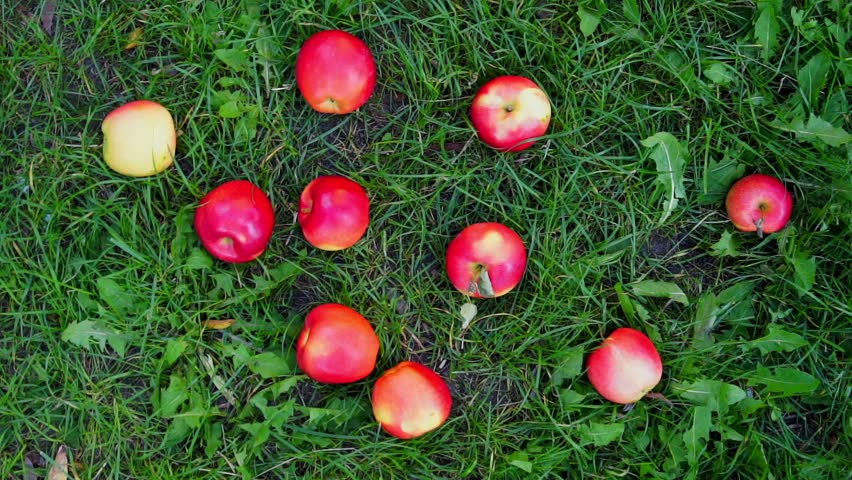
//> input picture MengHeeHang/Images/1.jpg, 852 x 480 px
$ ./mhh Images/1.jpg 3   (built with g++ and OpenCV 4)
//> lines starting //> are read from the running program, lines starting //| are printed output that depends on the picture; after the words box and inside, x2 and y2 are one past the last pixel; in counts of white or black regions, pixels touching at a corner belong together
#include <opencv2/opencv.hpp>
#include <iostream>
#include <cstdlib>

//Note: for K-Means algorithm in-depth theory, refer to the K-Mean algorithm.
//Meng-Hee-Heng algorithm: a better approach to K-Means.
//From the theory, the K-Means is an algorithm that, inputted with K possible cluster into the image
//choosen by the user, will find all this possible clusters and assign each pixel to every K cluster
//found into the image, by finding the convergenge of all the mean of the centroid of the clusters
//or when the iterations are finished.
//The big disadvantage of the K-Mean algorithm is that the user should choose the number of clusters.
//This could be good in the case of very few partition visibile through the image, but when the image
//itself starts to be more complicate, things get hard.
//The Meng-Hee-Heng K-Means algorithm, aims to that: finding all the possible cluster into the image,
//choosing by his steps who should be a cluster and who not.
//The process of the Meng-Hee-Heng algorithm could be approssimated to the following steps:
//1)We starts with only two cluster, X and Y, formed each by a single pixel (and this pixel is the centroid
//  of the new cluster formed) choosen by a criteria: the pixel that forms X and the pixel that forms Y
//  should be the most distant pixel (chromatically) from each other in the BGR space.
//2)We group all the pixel of the image into the new clusters formed, assigning a pixel to a cluster
//  by analyzing his distance from the centroid. If it's similar, then assign the pixel to that cluster.
//3)We now have all the pixels of the image belonging to some specific cluster. We now began the process
//  of finding new clusters: for each cluster, we take the most distant pixel from the centroid of the cluster
//  itself, let's call it Z, and his distance value: let's call that D, by analyzing all the distance of the pixel
//  from the centroid.
//4) Now, let q be the distance between each pair of cluster calculated by the distance from their centroid.
//   (So q is the average between each pair of distance)
//   If the distance D of the most far pixel into a cluster is > q/2, then the pixel Z forms a new cluster.
//5) If we find a new cluster we start again from step 2. The algorithm terminates when each distance D is
//   lower than q/2: and that have sense, because when D < q/2 we know for sure that the distance from a pixel
//   from his centroid is not so relevant to make a new cluster.

using namespace std;
using namespace cv;

//Class to take track of the total sum of the region: this will be useful to track the centroid value.
class Average3b {

	public:
	int b;
	int g;
	int r;

	Average3b() {;}
	Average3b(int b, int g, int r) {
		this->b = b;
		this->g = g;
		this->r = r;
	}

};


//Class that represent a cluster into our image. Into this cluster we store sensitive information such as the
//centroid of the cluster, the pixels vector that contains all the pixels belonging to a vector, the total sum
//of the region and the pixel number into that Cluster. We also store useful method to track the mean of the cluster.
class Cluster {

	public:
	int pixel_num;
	Average3b region_sum;
	Vec3b centroid;
	vector<Point> pixels;

	Cluster() {;}
	Cluster(Vec3b centroid, int x, int y) {
		//initially all is set to zero. It will be job of the function add pixel
		//and compute centroid to init the cluster.
		this->pixel_num = 0;
		this->centroid = Vec3b(0,0,0);
		this->region_sum = Average3b(0,0,0);
		add_pixel(centroid, x, y);
	}

	//Computing the new centroid: it is easily calculated assigning to each centroid channel the
	//division of the appropriate channel by the pixel num in that region.
	void compute_centroid() {
		this->centroid[0] = region_sum.b/pixel_num;
		this->centroid[1] = region_sum.g/pixel_num;
		this->centroid[2] = region_sum.r/pixel_num;
	}

	//Adding a pixel to the cluster, means that a new sample is entering the group.
	//Due to that, we update the region sum, push the pixel	into the cluster's pixel vector and
	//increase the pixel number.
	void add_pixel(Vec3b pixel, int x, int y) {
		//Update the region sum
		this->region_sum.b += pixel[0];
		this->region_sum.g += pixel[1];
		this->region_sum.r += pixel[2];

		//push the new pixel into the vector
		this->pixels.push_back(Point(x,y));

		//increase the pixel number
		this->pixel_num++;

		//compute centroid with the new pixel added
		compute_centroid();

	}

	//function that takes a pixel in input, and erase it's content from the cluster.
	void erase(Vec3b pixel, int index) {
		//Decrease the total region sum value by subtracting the value of the pixel
		//that's is gonna be erased
		this->region_sum.b -= pixel[0];
		this->region_sum.g -= pixel[1];
		this->region_sum.r -= pixel[2];

		//decrease the pixel number
		this->pixel_num -= 1;

		//compute the new centroid
		compute_centroid();

		//erase the pixel from the pixels vector
		this->pixels.erase(this->pixels.begin() + index);

	}

	//clearing the cluster
	void clear() {
		//pixel number is resetted to one: the centroid
		this->pixel_num = 1;

		//clearing the pixels vector
		this->pixels.clear();

		//assigning to the region sum the new centroid
		this->region_sum.b = centroid[0];
		this->region_sum.g = centroid[1];
		this->region_sum.r = centroid[2];

		 //the only thing we do not reset is the centroid because it was already modified from another
 		//call into the k-means algorithm.
	}

};

void MengHeeHeng(Mat, Mat&, int iterations);
vector<Cluster> furthest_point(Mat);

int main(int argc, char** argv) {

	if(argc!=3) {
		cerr << "Usage: ./<programname> <image.format> <iterations>" << endl;
		exit(EXIT_FAILURE);
	}

	Mat raw_image = imread(argv[1], IMREAD_COLOR);
//> raw_image is the input picture: 480 rows x 852 cols, CV_8UC3; mean B, G, R 49, 86.1, 67.7

	if(raw_image.empty()) {
		cerr << "Image format not valid." << endl;
		exit(EXIT_FAILURE);
	}

	//Declaring dest image same as the raw image size and type
	Mat dest_image(raw_image.size(), raw_image.type(), Scalar(0));

	//fetching the threshold passed in input
	int iterations = atoi(argv[2]);
//> iterations = 3

	//Calling the function
	MengHeeHeng(raw_image, dest_image, iterations);

	//Showing the result

	imshow("Original", raw_image);
	imshow("Meng-Hee Heng", dest_image);
	waitKey(0);

}

void MengHeeHeng(Mat raw_image, Mat& dest_image, int iterations) {

	//First step of the algorithm: find the most distant pixel into the image from each other
	//We use the furthest_point function to return the vector of initial cluster composed by X and Y.
	vector<Cluster> clusters = furthest_point(raw_image);

	//We're going to enter to the block that will calculate the cluster into the image.
	//We set a limite amount of iterations to make sure the algorithm can converge to a solution at some point.
	for(int it=0; it<iterations; it++) {

		cout << "Iteration: " << it << endl;

		//Index is useful to know which cluster should add a pixel in a certain k iteration when dividing the pixels
		//by cluster.
		//Since we going to create a new cluster with the furthest pixel, we must erase that pixel from the
		//pixels cluster vector. We hold the erase_index to erase it when making the comparison D > q/2
		double distance;
		int index;

		//boolean variable to check if we got the convergence: no new cluster formed
		bool changed = false;

		//Second step of the algorithm: given our cluster, we're going to insert each pixel of the image into
		//an appropriate cluster, based on how much they dist from the centroid.
		//for each pixel into the image
		for(int i=0; i<raw_image.rows; i++) {
			for(int j=0; j<raw_image.cols; j++) {
				//Minimum distance is set at each iteration of a new pixel: this will help us choose
				//to which cluster a pixel would belong better, compare at each k-th + 1 iteration
				//the new distance found with the already-found min distance.
				double min_dist = DBL_MAX;

				//let's compare the distance of every pixel of the image from the
				//centroid of the found cluster
				for(int k=0; k<clusters.size(); k++) {
					//check for the distance that should be lower than an already set-up
					//min distance: if so, memorize the index and set the new min distance as the
					//distance just found.
					distance = norm(raw_image.at<Vec3b>(i,j), clusters.at(k).centroid);
					if(distance < min_dist) {
						index = k;
						min_dist = distance;
					}
				}

				//When all the iterations are done, we know for sure to which cluster the pixel belong.
				//so we use the index that memorized the optimal cluster to push the pixel into that cluster
				//pixels vector.
				clusters.at(index).add_pixel(raw_image.at<Vec3b>(i,j), i, j);

			}
		}


		//Third step: we got all our cluster set up with all the pixel into the image.
		//We're going to take the most distant pixel Z of all the most distant pixel in
		//all the clusters. Let's call his distance D.

		//Max distance D is the distance of the furthest point into a cluster, the new potential cluster
		//centroid, his potential coordinate pot_x and pot_y.
		//We also use a variable distance to take the comparison with the max distance at each iteration
		//and temporary ind_x and ind_y variable to analyze each x,y of the current cluster pixel analyzed.
		//Max Distance is set to zero to let the first iteration discover the distance.
		double max_distance = 0;
		int ind_x, ind_y, pot_x, pot_y, erase_index, k_index;
		Vec3b potential_centroid;

		for(int k=0; k<clusters.size(); k++) {
			//for each cluster pixel vector, we find the furthest pixel from the centroid of that cluster:
			//found that, we add the pixel to a "potential cluster" vector, to analyze it later with
			//the computed average distance q between each cluster
			for(int i=0; i<clusters.at(k).pixels.size(); i++) {
				ind_x = clusters.at(k).pixels.at(i).x;
				ind_y = clusters.at(k).pixels.at(i).y;
				distance = norm(clusters.at(k).centroid, raw_image.at<Vec3b>(ind_x,ind_y));

				//check the distance: if it > than the actuall max distance, the distance is
				//the new max distance
				if(distance > max_distance) {
					//take track of the potential centroid that will form a new cluster, his coordinate,
					//the new distance found and the index at which the pixel should be erase, alongside
					//with the k index to specify in which cluster
					potential_centroid = raw_image.at<Vec3b>(ind_x, ind_y);
					max_distance = distance;
					pot_x = ind_x;
					pot_y = ind_y;
					erase_index = i;
					k_index = k;
				}
			}
		}


		//Fourth step: find the average q distance between each pair of cluster into the vector.
		//For each cluster, we're going to find his distance between all the other clusters in the vector.
		//For each cluster
		//We initialize the first for to 0 because we want to start at index 0 of our vector.
		//For the second for cycle, we initialize the second scanning on the cluster vector to x+1,
		//because we do not want to find the same distance from each pair of cluster again.
		//Example: We got 3 cluster:
		// 0 - 1
		//  \2/
		//We want to find the medium distance between each pair: starting at zero, we compare 0 to 0+1 (1)
		//skipping the comparison with himself. The second for iterate and we compare 0 to 2 and found the second
		//distance.
		//When the first for iterate and x=1, then y=x+1 -> y=1+1 -> 2.
		//We then confront the first cluster with the second, becase we still missed that distance calculation.
		//In the third for, x=2 and y=2+1->3, and we stop because it exceed the clusters size.
		//With that approach, we skipped not only the comparison with a cluster with himself, but also the
		//already analyzed cluster distance.

		//q distance between each couple of cluster into the vector.
		double q;

		for(int x=0; x<clusters.size(); x++) {
			//and for each other cluster in the vector
			for(int y=x+1; y<clusters.size(); y++) {
				//if the same index, we dont mind calculate the distance from a cluster to himself
				if(x==y) continue;

				//adding to q the distance of each cluster to another
				q += norm(clusters.at(x).centroid, clusters.at(y).centroid);

			}
		}


		//We're dividing q for the clusters size to have the average distance from each pair of cluster
		//found into the image.
		q /= clusters.size();


		//Fifth step: checking if D > Q/2
		//once here, we know the furthest distance of all the distance into the cluster:
		//we make the comparison with the average distance q/2, and if D > q/2 we add the potential
		//cluster to the clusters vector and remove the pixel from the k-th found clusters pixels vector.
		if(max_distance > q/2) {

				//new cluster are being formed, changed is true
				changed = true;

				//erase the pixel from the cluster: this also update the centroid.
				clusters.at(k_index).erase(potential_centroid, erase_index);

				//add the new cluster to the potential cluster vector:
				//New cluster found, which have the furthest D of all the Distance of the most distant pixel of
				//each cluster. THis cluster is then, the furthest of the furthest pixel of each cluster.
				clusters.push_back(Cluster(potential_centroid, pot_x, pot_y));

		}


		//check if the iterations are depleted or the convergency has been met
		if(!changed || it+1 == iterations) {
			break;
		}

		//if we still need to iterate, let's clear all the cluster from their value lefting only the
		//computed centroid: this will be useful to track the new belonging of the pixel in the next
		//iteration.
		for(int k=0; k<clusters.size(); k++) {
			clusters.at(k).clear();
		}


	}

	// [13 lines of commented-out code are left out]
	cout << "Number of cluster found: " << clusters.size() << endl;

	int x, y;
	for(int i=0; i<clusters.size(); i++) {
		for(int j=0; j<clusters.at(i).pixels.size(); j++) {
			x = clusters.at(i).pixels.at(j).x;
			y = clusters.at(i).pixels.at(j).y;
			dest_image.at<Vec3b>(x,y) = clusters.at(i).centroid;
		}
	}

	//omogenize the image using a medianblur
	medianBlur(dest_image, dest_image, 3);

}

vector<Cluster> furthest_point(Mat raw_image) {

	//Helper function that aim to find the most distant pixel between them into the image.
	//Since analyzing all the pixel to every other pixel is really computational-heavy, we use a sthocastic
	//approssimation of the max distance based on a simple concept:
	//We take the mean of all the pixel into the image, and then confronting each pixel with that mean:
	//the pixel that dist most from that mean, is for sure one of the most distant pixel from the average pixel:
	//from there, we find the most distant pixel from the most distant pixel from the mean, and we got our approssimation.

	//Declaring an Average3b object to store the sum of all the pixel into the image
	Average3b image_sum(0,0,0);
	int total_pixel = raw_image.rows * raw_image.cols;
//> total_pixel = 408960

	//Declaring distance and max distance to find out the maximum distant pixel into the image:
	//Max distance is initially set to 0 to let the first iteration discover the initial distance
	double max_distance = 0, distance;

	//Storing the most distant pixel into two Vec3b element
	Point p1, p2;
	Vec3b mean;

	//The vector of cluster to return
	vector<Cluster> initial_cluster;

	//Finding the mean of all the pixel into the image
	for(int i=0; i<raw_image.rows; i++) {
		for(int j=0; j<raw_image.cols; j++) {
			image_sum.b += raw_image.at<Vec3b>(i,j)[0];
			image_sum.g += raw_image.at<Vec3b>(i,j)[1];
			image_sum.r += raw_image.at<Vec3b>(i,j)[2];
		}
	}
//> after the loop, image_sum.b = 20022409; image_sum.g = 35214517; image_sum.r = 27698216

	//getting the average pixel dividing all the channels by the total pixel number, and assigning that to
	//the average pixel
	mean[0] = image_sum.b/total_pixel;
//> mean = [48, 0, 0]
	mean[1] = image_sum.g/total_pixel;
//> mean = [48, 86, 0]
	mean[2] = image_sum.r/total_pixel;
//> mean = [48, 86, 67]

	//Find the most distant pixel from the average mean
	for(int i=0; i<raw_image.rows; i++) {
		for(int j=0; j<raw_image.cols; j++) {
			//calculating the norm between the current pixel and the mean
			distance = norm(raw_image.at<Vec3b>(i,j), mean);

			//if distance found is major than the actual max distance
			if(distance > max_distance) {
				//update the point and the distance
				p1.x = i;
				p1.y = j;
				max_distance = distance;
			}

		}
	}
//> this loop made 480 passes
//> (distance, max_distance) on passes 1 to 3: (30.72, 192.5), (23.35, 192.5), (32.95, 192.5)
//> after the loop, distance = 64.71; p1 = Point(112, 540); max_distance = 278.1

	//Now find the most distant pixel from the last one with the same approach
	max_distance = 0;
	for(int i=0; i<raw_image.rows; i++) {
		for(int j=0; j<raw_image.cols; j++) {
			distance = norm(raw_image.at<Vec3b>(i,j), raw_image.at<Vec3b>(p1.x, p1.y));
			if(distance > max_distance) {
				max_distance = distance;
				p2.x = i;
				p2.y = j;
			}
		}
	}
//> this loop made 480 passes
//> (distance, max_distance) on passes 1 to 3: (299.7, 390), (284.3, 390), (257.7, 390)
//> after the loop, distance = 339.4; max_distance = 394.1; p2 = Point(192, 510)

	//building the vector of initial X,Y cluster with the point found
	initial_cluster.push_back(Cluster(raw_image.at<Vec3b>(p1.x, p1.y), p1.x, p1.y));
//> in add_pixel, `this->pixels.push_back(Point(x,y));`: this->pixels = 1 Point (x, y): [112, 540]
//> in compute_centroid, `this->centroid[0] = region_sum.b/pixel_num;`: this->centroid = [214, 0, 0]
//> in compute_centroid, `this->centroid[1] = region_sum.g/pixel_num;`: this->centroid = [214, 235, 0]
//> in compute_centroid, `this->centroid[2] = region_sum.r/pixel_num;`: this->centroid = [214, 235, 233]
//> initial_cluster = 1 item
	initial_cluster.push_back(Cluster(raw_image.at<Vec3b>(p2.x, p2.y), p2.x, p2.y));
//> initial_cluster = 2 items
//> the loop in MengHeeHeng, `for(int it=0; it<iterations; it++)` made 3 passes
//> q on passes 2 to 3: 137.1, 205.8
//> q on pass 1: 58.76
//| Iteration: 0
//| Iteration: 1
//| Iteration: 2
//| Number of cluster found: 5
//> the loop in MengHeeHeng, `for(int i=0; i<clusters.size(); i++)` made 5 passes
//> (x, y) on passes 1 to 5: (479, 850), (479, 851), (479, 773), (479, 78), (92, 528)
//> after the loop in MengHeeHeng, `for(int i=0; i<clusters.size(); i++)`:
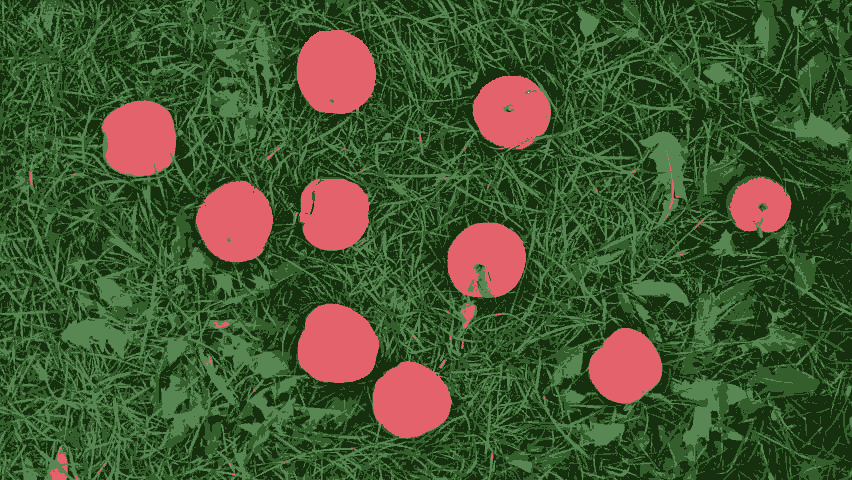
//> dest_image: 480 rows x 852 cols, CV_8UC3; mean B, G, R 48.5, 85.7, 67.3
//> after the loop in MengHeeHeng, `for(int i=0; i<clusters.size(); i++)`: x = 92; y = 528
//> in MengHeeHeng, `medianBlur(dest_image, dest_image, 3);`:
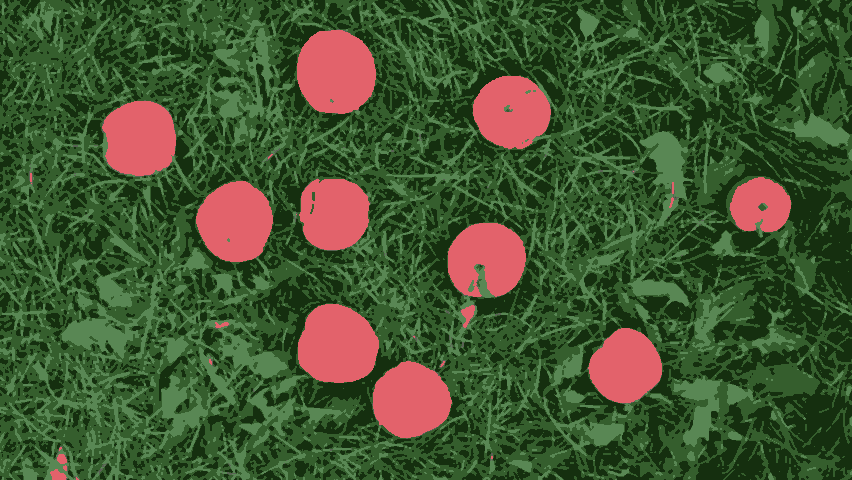
//> dest_image: 480 rows x 852 cols, CV_8UC3; 13.57% of pixels changed, all inside (x1, y1, x2, y2) = (0, 0, 852, 480)

	//return the vector
	return initial_cluster;

}

$ run again, on MengHeeHang/Images/fruits.jpg
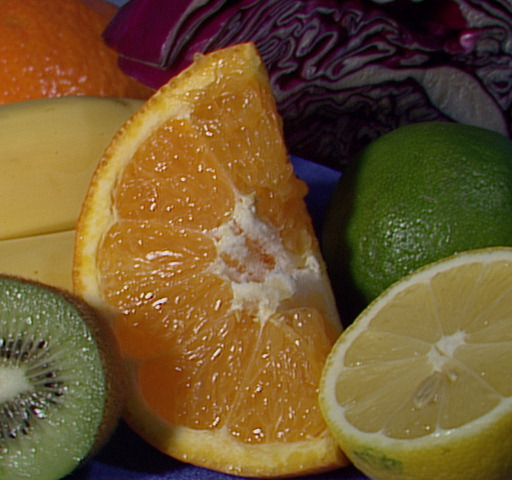
//> input picture MengHeeHang/Images/fruits.jpg, 512 x 480 px
//> raw_image is the input picture: 480 rows x 512 cols, CV_8UC3; mean B, G, R 46.2, 85.6, 110.8
//> iterations = 3
//> after the loop in furthest_point, `for(int i=0; i<raw_image.rows; i++)`: image_sum.b = 11361515; image_sum.g = 21041086; image_sum.r = 27233602
//> in furthest_point, `mean[0] = image_sum.b/total_pixel;`: mean = [46, 0, 0]
//> in furthest_point, `mean[1] = image_sum.g/total_pixel;`: mean = [46, 85, 0]
//> in furthest_point, `mean[2] = image_sum.r/total_pixel;`: mean = [46, 85, 110]
//> the loop in furthest_point, `for(int i=0; i<raw_image.rows; i++)` made 480 passes
//> (distance, max_distance) on passes 1 to 3: (51.13, 144), (54.42, 145.2), (58.17, 145.8)
//> after the loop in furthest_point, `for(int i=0; i<raw_image.rows; i++)`: distance = 76.75; p1 = Point(133, 207); max_distance = 275.8
//> the loop in furthest_point, `for(int i=0; i<raw_image.rows; i++)` made 480 passes
//> (distance, max_distance) on passes 1 to 3: (294, 407.1), (293.9, 408.2), (298.6, 408.8)
//> after the loop in furthest_point, `for(int i=0; i<raw_image.rows; i++)`: distance = 346.9; max_distance = 410; p2 = Point(3, 414)
//> in add_pixel, `this->pixels.push_back(Point(x,y));`: this->pixels = 1 Point (x, y): [133, 207]
//> in compute_centroid, `this->centroid[0] = region_sum.b/pixel_num;`: this->centroid = [243, 0, 0]
//> in compute_centroid, `this->centroid[1] = region_sum.g/pixel_num;`: this->centroid = [243, 232, 0]
//> in compute_centroid, `this->centroid[2] = region_sum.r/pixel_num;`: this->centroid = [243, 232, 235]
//> in furthest_point, `initial_cluster.push_back(Cluster(raw_image.at<Vec3b>(p1.x, p1.y), p1...`: initial_cluster = 1 item
//> in furthest_point, `initial_cluster.push_back(Cluster(raw_image.at<Vec3b>(p2.x, p2.y), p2...`: initial_cluster = 2 items
//> the loop in MengHeeHeng, `for(int it=0; it<iterations; it++)` made 3 passes
//> (index, q) on passes 2 to 3: (1, 113.4), (2, 167)
//> (printed output is left out)
//| Number of cluster found: 5
//> the loop in MengHeeHeng, `for(int i=0; i<clusters.size(); i++)` made 5 passes
//> (x, y) on passes 1 to 5: (479, 462), (479, 506), (479, 511), (479, 33), (133, 207)
//> after the loop in MengHeeHeng, `for(int i=0; i<clusters.size(); i++)`:
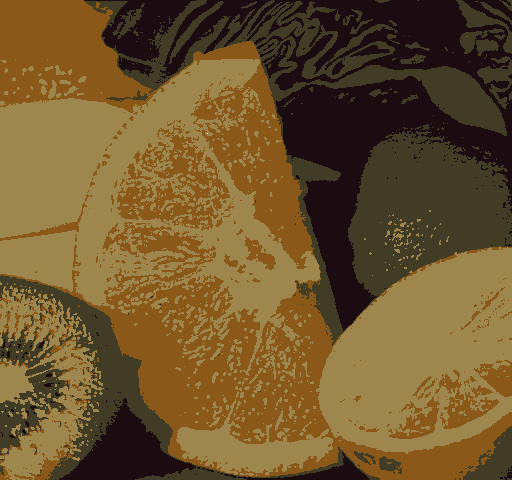
//> dest_image: 480 rows x 512 cols, CV_8UC3; mean B, G, R 45.5, 85.3, 110.5
//> after the loop in MengHeeHeng, `for(int i=0; i<clusters.size(); i++)`: x = 133; y = 207
//> in MengHeeHeng, `medianBlur(dest_image, dest_image, 3);`:
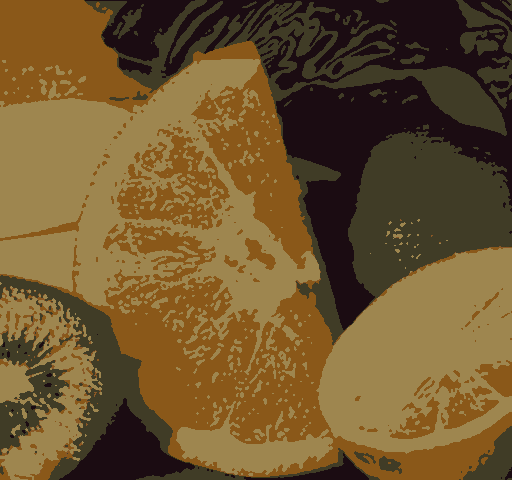
//> dest_image: 480 rows x 512 cols, CV_8UC3; 3.39% of pixels changed, all inside (x1, y1, x2, y2) = (0, 0, 512, 480)
